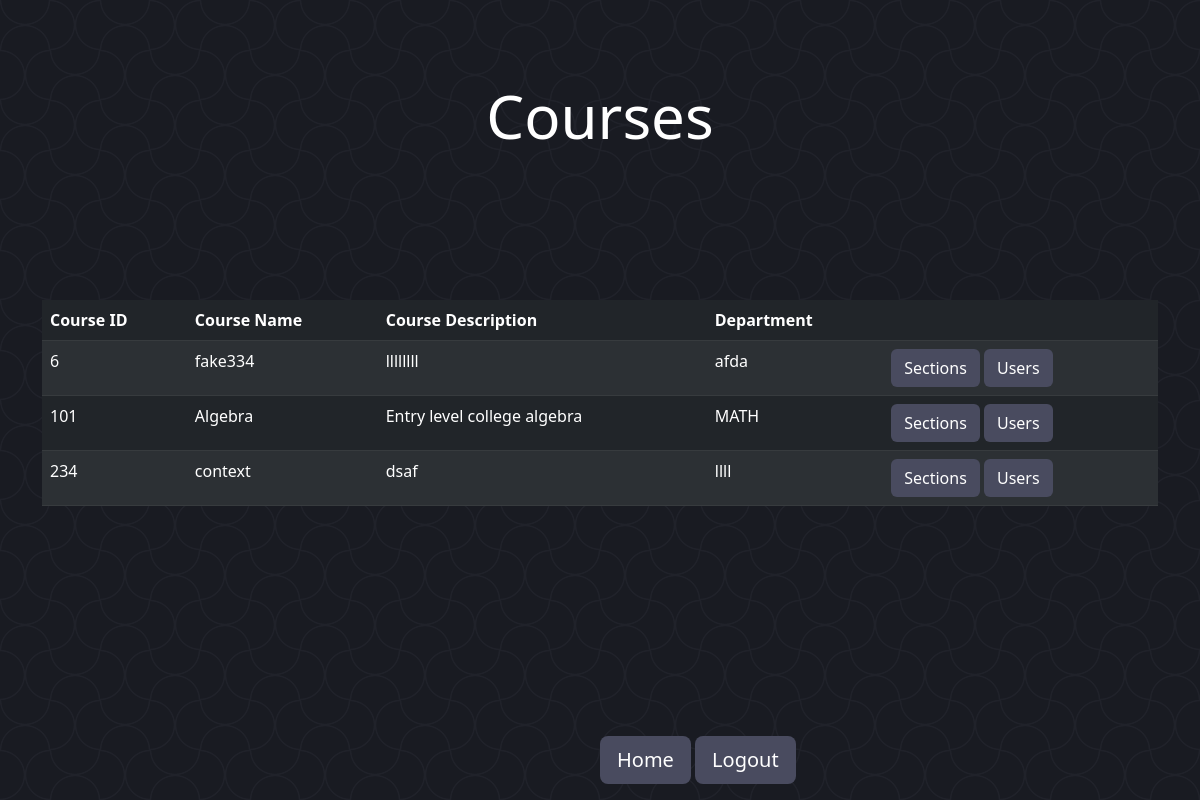
Page /courses/ (signed in) on the earlier database version.
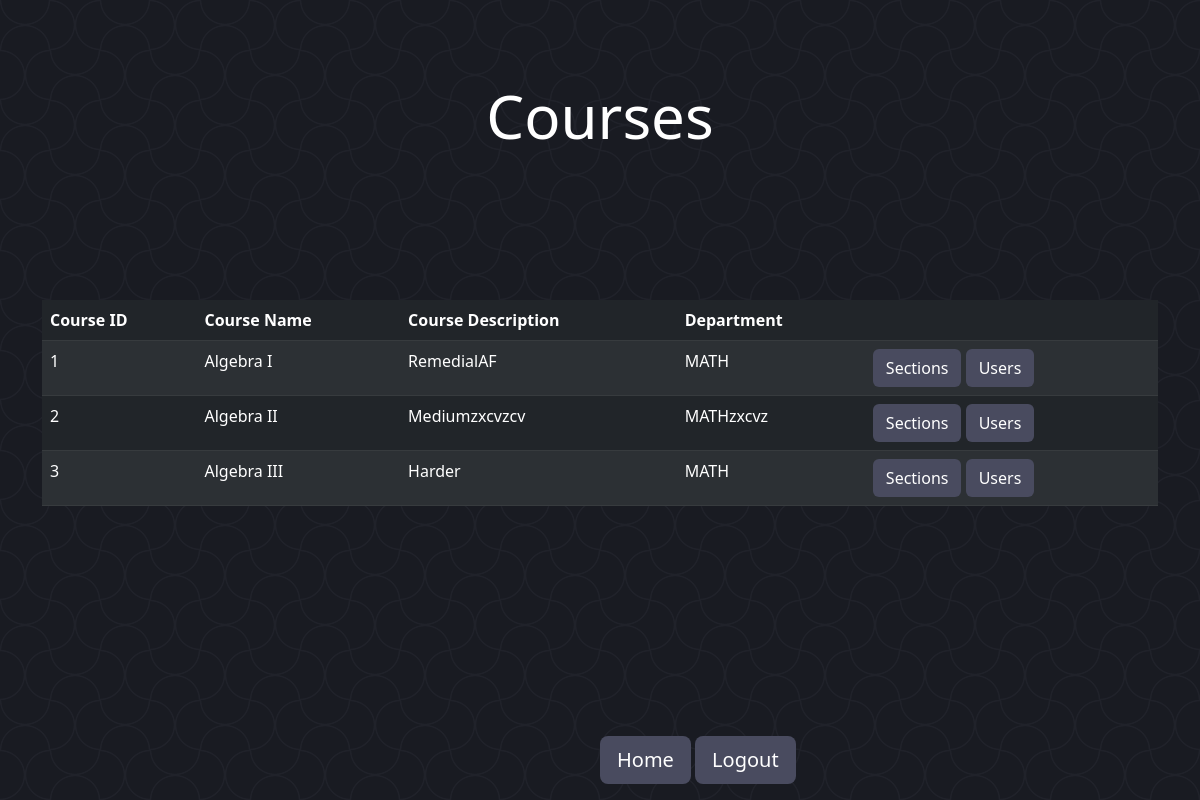
Same page on the later database version.
### Management/models.py (models this page shows, shortened)
class Course(models.Model):
    courseID = models.IntegerField(primary_key=True)
    courseName = models.CharField(max_length=40)
    courseDescription = models.CharField(max_length=140)
    courseDepartment = models.CharField(max_length=16)

### Management/views.py (the view)
# urls.py: path('courses/', courses.as_view(), name='courses'),
class courses(View):
    def get(self, request):
        if 'messageC' not in request.session:
            request.session['messageC'] = ""
        msg = request.session['messageC']
        request.session['messageC'] = ''
        userRole = request.session['roleSession']
        course = Course.objects.all()
        context = {'courses': course, 'roleTemplate': userRole, 'message': msg}
        return render(request, "main/Course/courses.html", context)

### templates/main/Course/courses.html (shortened to what this page needs)
{% extends 'basePages.html' %}
{% block header %}
    Courses
{% endblock header %}
{% block content %}
    <div class="container">
        <table class="table table-dark table-striped" style="color: white">
            <thead>
                <th scope="col">Course ID</th>
                <th scope="col">Course Name</th>
                <th scope="col">Course Description</th>
                <th scope="col">Department</th>
                <th scope="col"></th>
            </thead>
            <tbody>
                {% for course in courses %}
                    <tr>
                        <td>{{ course.courseID }}</td>
                        <td>{{ course.courseName }}</td>
                        <td>{{ course.courseDescription }}</td>
                        <td>{{ course.courseDepartment }}</td>
                        <td>
                            <a class="btn" href="{% url 'sections' course.courseID %}" role="button" style="color: white; background-color: #494b5f">Sections</a>
                            <a class="btn" href="{% url 'usersInCourse' course.courseID %}" role="button" style="color: white; background-color: #494b5f">Users</a>
                        </td>
                    </tr>
                {% endfor %}
            </tbody>
        </table>
    </div>
{% endblock content %}

Differences in the rows shown:
removed Course: courseID "6", courseName "fake334", courseDescription "llllllll", courseDepartment "afda"
removed Course: courseID "101", courseName "Algebra", courseDescription "Entry level college algebra", courseDepartment "MATH"
removed Course: courseID "234", courseName "context", courseDescription "dsaf", courseDepartment "llll"
added Course: courseID "1", courseName "Algebra I", courseDescription "RemedialAF", courseDepartment "MATH"
added Course: courseID "2", courseName "Algebra II", courseDescription "Mediumzxcvzcv", courseDepartment "MATHzxcvz"
added Course: courseID "3", courseName "Algebra III", courseDescription "Harder", courseDepartment "MATH"
